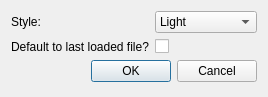
<?xml version="1.0" encoding="UTF-8"?>
<ui version="4.0">
 <class>PreferencesDialog</class>
 <widget class="QDialog" name="PreferencesDialog">
  <property name="geometry">
   <rect>
    <x>0</x>
    <y>0</y>
    <width>268</width>
    <height>97</height>
   </rect>
  </property>
  <property name="windowTitle">
   <string>QFRCDashboard Preferences</string>
  </property>
  <layout class="QFormLayout" name="formLayout">
   <item row="0" column="0">
    <widget class="QLabel" name="label">
     <property name="text">
      <string>Style:</string>
     </property>
    </widget>
   </item>
   <item row="0" column="1">
    <widget class="QComboBox" name="choices">
     <item>
      <property name="text">
       <string>Light</string>
      </property>
     </item>
     <item>
      <property name="text">
       <string>Dark</string>
      </property>
     </item>
     <item>
      <property name="text">
       <string>Light Purple</string>
      </property>
     </item>
     <item>
      <property name="text">
       <string>Dark Purple</string>
      </property>
     </item>
    </widget>
   </item>
   <item row="2" column="0" colspan="2">
    <widget class="QDialogButtonBox" name="buttonBox">
     <property name="orientation">
      <enum>Qt::Horizontal</enum>
     </property>
     <property name="standardButtons">
      <set>QDialogButtonBox::Cancel|QDialogButtonBox::Ok</set>
     </property>
    </widget>
   </item>
   <item row="1" column="0">
    <widget class="QLabel" name="label_2">
     <property name="text">
      <string>Default to last loaded file?</string>
     </property>
    </widget>
   </item>
   <item row="1" column="1">
    <widget class="QCheckBox" name="lastLoaded">
     <property name="text">
      <string/>
     </property>
    </widget>
   </item>
  </layout>
 </widget>
 <resources/>
 <connections>
  <connection>
   <sender>buttonBox</sender>
   <signal>accepted()</signal>
   <receiver>PreferencesDialog</receiver>
   <slot>emitData()</slot>
   <hints>
    <hint type="sourcelabel">
     <x>248</x>
     <y>254</y>
    </hint>
    <hint type="destinationlabel">
     <x>157</x>
     <y>274</y>
    </hint>
   </hints>
  </connection>
  <connection>
   <sender>buttonBox</sender>
   <signal>rejected()</signal>
   <receiver>PreferencesDialog</receiver>
   <slot>reject()</slot>
   <hints>
    <hint type="sourcelabel">
     <x>316</x>
     <y>260</y>
    </hint>
    <hint type="destinationlabel">
     <x>286</x>
     <y>274</y>
    </hint>
   </hints>
  </connection>
 </connections>
 <slots>
  <slot>emitData()</slot>
 </slots>
</ui>
